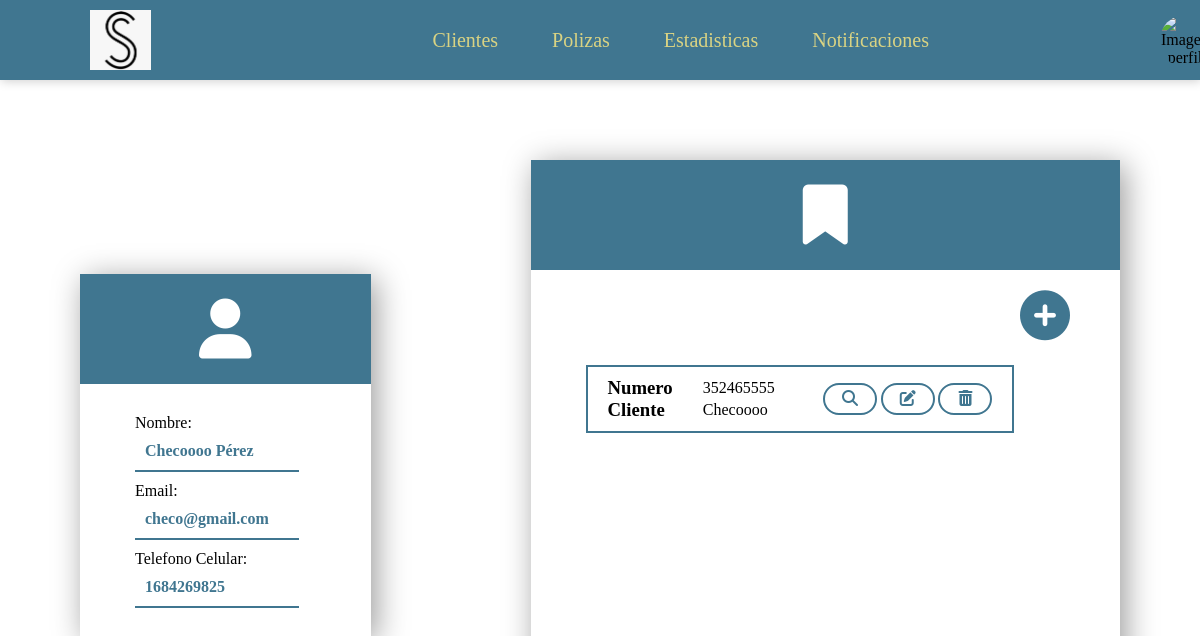
/clientes/polizas/1, run on an earlier commit of the app's database.
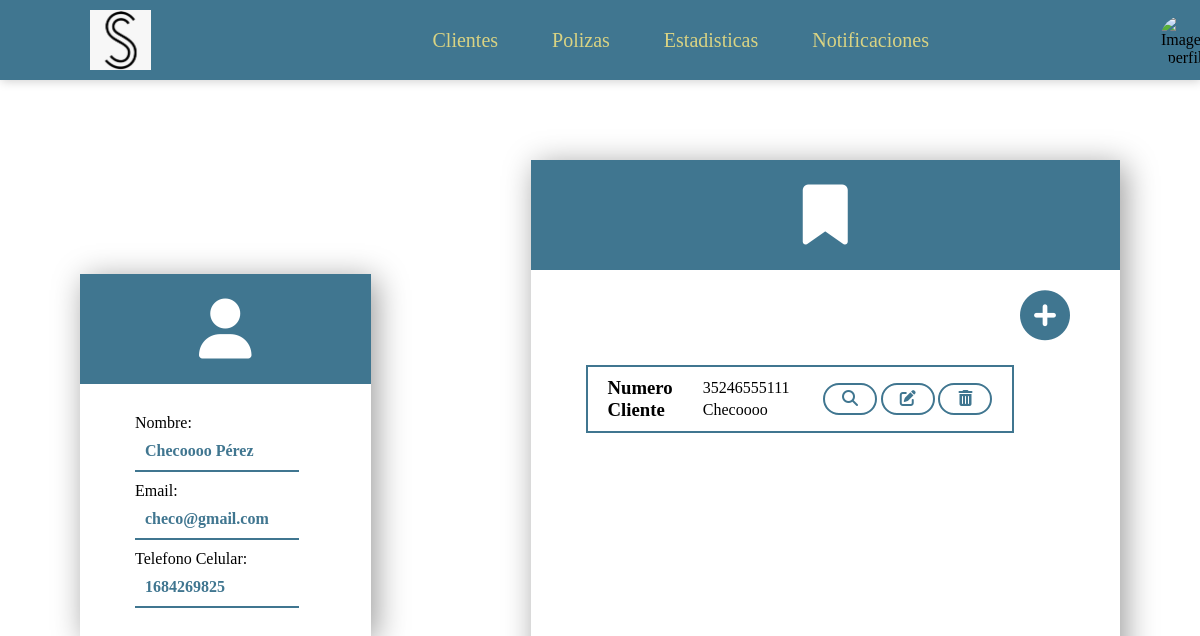
And on a later commit of the database.
### Clientes/models.py (models this page shows, shortened)
class Poliza (models.Model):
    num_poliza = models.CharField(max_length=30)
    deducible = models.CharField(max_length=30)
    fecha_inicio = models.DateField()
    fecha_termino = models.DateField()
    tipo_poliza = models.ForeignKey(Tipos_Poliza, on_delete=models.CASCADE)
    periodo_pago = models.ForeignKey(Periodos_Pago, on_delete=models.CASCADE)
    cliente = models.ForeignKey(Cliente, on_delete=models.CASCADE)
    status = models.ForeignKey(Status, on_delete=models.CASCADE)

class Cliente (models.Model):
    nombre = models.CharField(max_length=30)
    ap_paterno = models.CharField(max_length=30)
    ap_materno = models.CharField(max_length=30)
    fecha_nacimiento = models.DateField(null=True, blank=True)
    email = models.EmailField(null=True, blank=True, default="")
    num_celular = models.CharField(max_length=10)
    num_fijo = models.CharField(max_length=10, null=True, blank=True, default="")
    codigo_postal = models.CharField(max_length=5, null=True, blank=True, default="")
    colonia = models.CharField(max_length=30)
    direccion = models.CharField(max_length=30)
    rfc = models.CharField(max_length=30, null=True, blank=True, default="")
    fecha_registro = models.DateField()
    agente = models.ForeignKey(Agente, on_delete=models.CASCADE)
    status = models.ForeignKey(Status, on_delete=models.CASCADE)

### Clientes/views.py (the view)
# urls.py: path('polizas/<int:id_poliza>',views.detallePolizas,name='detalle_poliza'),
def detallePolizas(request, id_poliza):
    polizas = Poliza.objects.get(pk=id_poliza)
    context = {
        'poliza':polizas
    }
    return render(request, 'poliza_detalle.html', context)

### Clientes/templates/poliza_detalle.html (shortened to what this page needs)
{%extends "header.html"%}
{% block content %}
	<section class=" aling-general">
		<div class="container">
			<div class="content1">
				<i class="fas fa-user"></i>
			</div>
			<div class="content4">
				<p class="text">Nombre:</p>
				<p class="date-text"><strong> {{poliza.cliente.nombre}} {{poliza.cliente.ap_paterno}}</strong></p>
				<p class="text">Email:</p>
				<p class="date-text"><strong>{{poliza.cliente.email}}</strong></p>
				<p class="text">Telefono Celular:</p>
				<p class="date-text"><strong>{{poliza.cliente.num_celular}}</strong></p>
				<br />
			</div>
		</div>
		<div class="container2">
			<div class="content1">
				<i class="fas fa-bookmark"></i>
			</div>
			<div class="b-add">
				<a href=""><i class="fas fa-plus-circle"></i></a>
			</div>
			<div class="content4 nocontent">
                <div class="body-general">
					<div class="body">
						<div class="content">
							<div class="data">
								<div class="data-section">
									<h3>Numero</h3>
									<p>{{poliza.num_poliza}}</p>
								</div>
								<div class="data-section">
									<h3>Cliente</h3>
									<p>{{poliza.cliente.nombre}}</p>
								</div>
							</div>
							<a href="{% url 'Clientes:vista_poliza' poliza.id %}"><i class="fas fa-search"></i></a>
							<a href="{% url 'Clientes:editar_poliza' poliza.id %}"><i class="fas fa-edit"></i></a>
							<a href="{% url 'Clientes:eliminar_poliza' poliza.id %}"><i class="fas fa-trash-alt"></i></a>
						</div>
					</div>
				</div>
			</div>
		</div>
	</section>
    {% endblock %}

What changed in the data, as far as the page shows it:
changed Poliza "Checoooo": num_poliza "352465555" → "35246555111"
